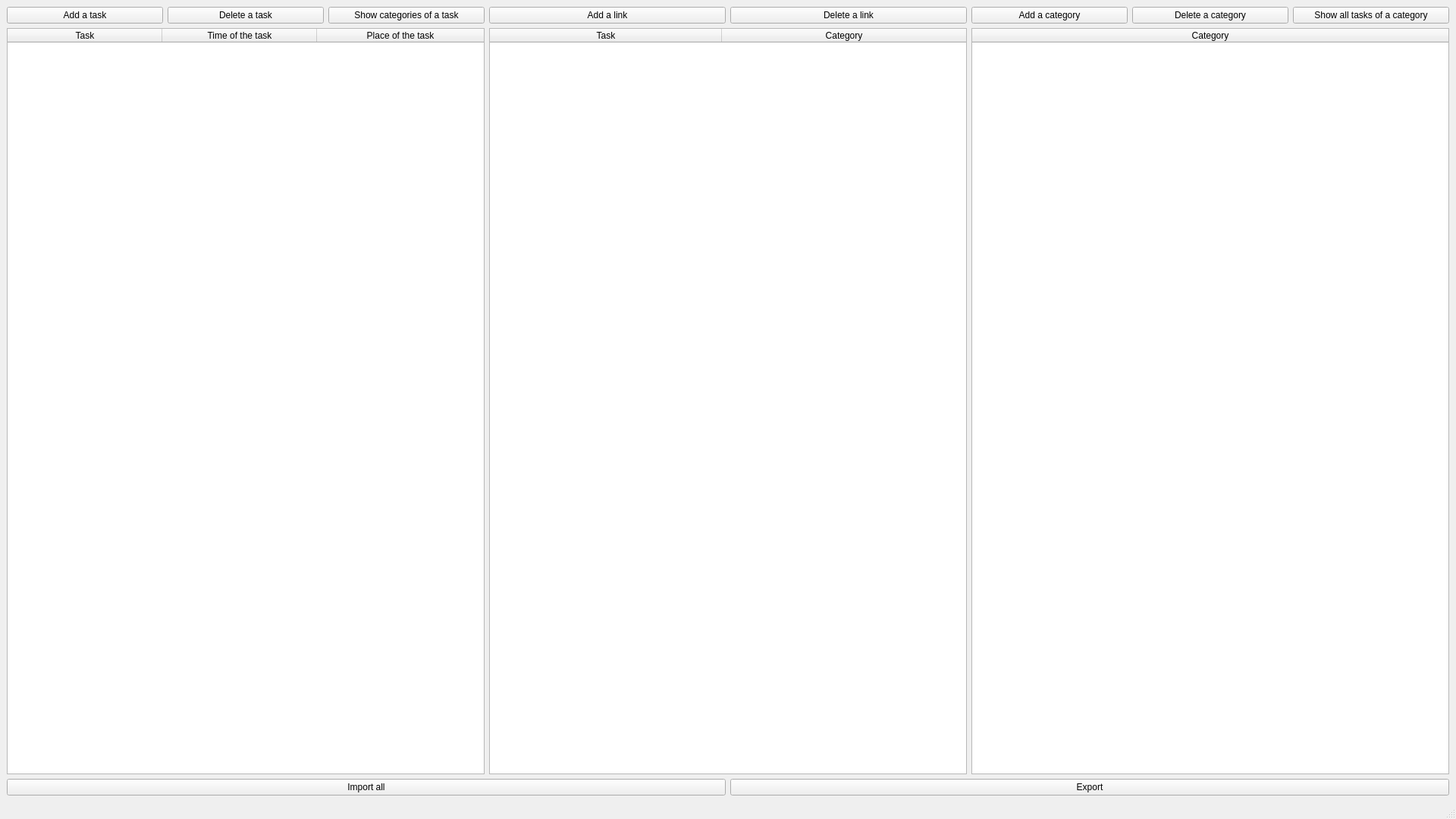
<?xml version="1.0" encoding="UTF-8"?>
<ui version="4.0">
 <class>MainWindow</class>
 <widget class="QMainWindow" name="MainWindow">
  <property name="geometry">
   <rect>
    <x>0</x>
    <y>0</y>
    <width>1920</width>
    <height>1080</height>
   </rect>
  </property>
  <property name="windowTitle">
   <string>Lab14</string>
  </property>
  <widget class="QWidget" name="centralwidget">
   <layout class="QGridLayout" name="gridLayout">
    <item row="0" column="0">
     <layout class="QHBoxLayout" name="horizontalLayout_2">
      <item>
       <widget class="QPushButton" name="addAButton">
        <property name="text">
         <string>Add a task</string>
        </property>
       </widget>
      </item>
      <item>
       <widget class="QPushButton" name="deleteAButton">
        <property name="text">
         <string>Delete a task</string>
        </property>
       </widget>
      </item>
      <item>
       <widget class="QPushButton" name="showAssocAButton">
        <property name="text">
         <string>Show categories of a task</string>
        </property>
       </widget>
      </item>
     </layout>
    </item>
    <item row="0" column="1">
     <layout class="QHBoxLayout" name="horizontalLayout_3">
      <item>
       <widget class="QPushButton" name="addLinkButton">
        <property name="text">
         <string>Add a link</string>
        </property>
       </widget>
      </item>
      <item>
       <widget class="QPushButton" name="deleteLinkButton">
        <property name="text">
         <string>Delete a link</string>
        </property>
       </widget>
      </item>
     </layout>
    </item>
    <item row="0" column="2">
     <layout class="QHBoxLayout" name="horizontalLayout">
      <item>
       <widget class="QPushButton" name="addBButton">
        <property name="text">
         <string>Add a category</string>
        </property>
       </widget>
      </item>
      <item>
       <widget class="QPushButton" name="deleteBButton">
        <property name="text">
         <string>Delete a category</string>
        </property>
       </widget>
      </item>
      <item>
       <widget class="QPushButton" name="showAssocBButton">
        <property name="text">
         <string>Show all tasks of a category</string>
        </property>
       </widget>
      </item>
     </layout>
    </item>
    <item row="1" column="0">
     <widget class="QTableWidget" name="aTable">
      <property name="palette">
       <palette>
        <active>
         <colorrole role="Highlight">
          <brush brushstyle="SolidPattern">
           <color alpha="255">
            <red>0</red>
            <green>120</green>
            <blue>215</blue>
           </color>
          </brush>
         </colorrole>
        </active>
        <inactive>
         <colorrole role="Highlight">
          <brush brushstyle="SolidPattern">
           <color alpha="255">
            <red>0</red>
            <green>120</green>
            <blue>215</blue>
           </color>
          </brush>
         </colorrole>
        </inactive>
        <disabled>
         <colorrole role="Highlight">
          <brush brushstyle="SolidPattern">
           <color alpha="255">
            <red>0</red>
            <green>120</green>
            <blue>215</blue>
           </color>
          </brush>
         </colorrole>
        </disabled>
       </palette>
      </property>
      <property name="columnCount">
       <number>3</number>
      </property>
      <attribute name="horizontalHeaderDefaultSectionSize">
       <number>204</number>
      </attribute>
      <attribute name="horizontalHeaderStretchLastSection">
       <bool>true</bool>
      </attribute>
      <column>
       <property name="text">
        <string>Task</string>
       </property>
      </column>
      <column>
       <property name="text">
        <string>Time of the task</string>
       </property>
      </column>
      <column>
       <property name="text">
        <string>Place of the task</string>
       </property>
      </column>
     </widget>
    </item>
    <item row="1" column="1">
     <widget class="QTableWidget" name="linkTable">
      <attribute name="horizontalHeaderDefaultSectionSize">
       <number>306</number>
      </attribute>
      <attribute name="horizontalHeaderStretchLastSection">
       <bool>true</bool>
      </attribute>
      <column>
       <property name="text">
        <string>Task</string>
       </property>
      </column>
      <column>
       <property name="text">
        <string>Category</string>
       </property>
      </column>
     </widget>
    </item>
    <item row="1" column="2">
     <widget class="QTableWidget" name="bTable">
      <property name="palette">
       <palette>
        <active>
         <colorrole role="Highlight">
          <brush brushstyle="SolidPattern">
           <color alpha="255">
            <red>0</red>
            <green>120</green>
            <blue>215</blue>
           </color>
          </brush>
         </colorrole>
        </active>
        <inactive>
         <colorrole role="Highlight">
          <brush brushstyle="SolidPattern">
           <color alpha="255">
            <red>0</red>
            <green>120</green>
            <blue>215</blue>
           </color>
          </brush>
         </colorrole>
        </inactive>
        <disabled>
         <colorrole role="Highlight">
          <brush brushstyle="SolidPattern">
           <color alpha="255">
            <red>0</red>
            <green>120</green>
            <blue>215</blue>
           </color>
          </brush>
         </colorrole>
        </disabled>
       </palette>
      </property>
      <property name="selectionMode">
       <enum>QAbstractItemView::ExtendedSelection</enum>
      </property>
      <property name="textElideMode">
       <enum>Qt::ElideRight</enum>
      </property>
      <attribute name="horizontalHeaderDefaultSectionSize">
       <number>625</number>
      </attribute>
      <attribute name="horizontalHeaderStretchLastSection">
       <bool>true</bool>
      </attribute>
      <column>
       <property name="text">
        <string>Category</string>
       </property>
      </column>
     </widget>
    </item>
    <item row="2" column="0" colspan="3">
     <layout class="QHBoxLayout" name="horizontalLayout_4">
      <item>
       <widget class="QPushButton" name="importLinksButton">
        <property name="text">
         <string>Import all</string>
        </property>
       </widget>
      </item>
      <item>
       <widget class="QPushButton" name="exportButton">
        <property name="text">
         <string>Export</string>
        </property>
       </widget>
      </item>
     </layout>
    </item>
   </layout>
  </widget>
  <widget class="QMenuBar" name="menubar">
   <property name="geometry">
    <rect>
     <x>0</x>
     <y>0</y>
     <width>1920</width>
     <height>20</height>
    </rect>
   </property>
  </widget>
  <widget class="QStatusBar" name="statusbar"/>
 </widget>
 <resources/>
 <connections/>
</ui>
